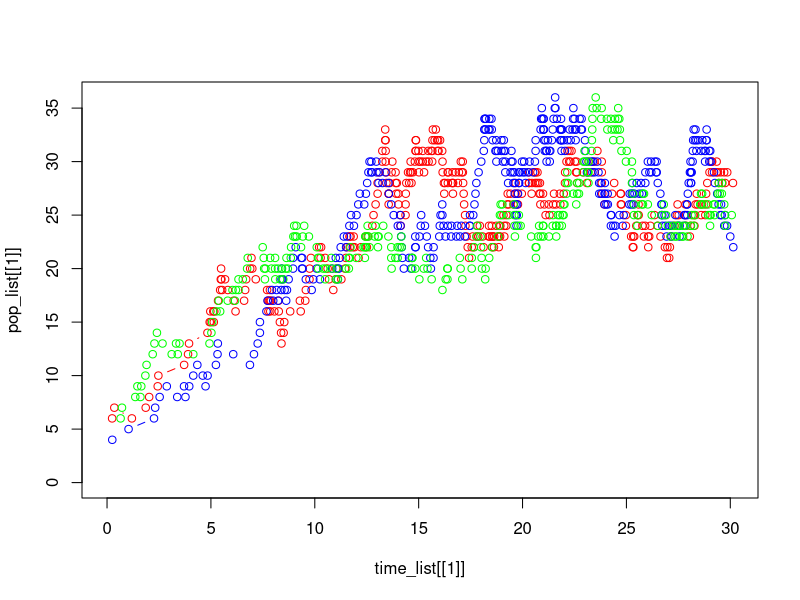

This figure's R source:
## ---- chunk 1
knitr::opts_chunk$set(echo = TRUE)
## ---- chunk 2

t <- 0
i <- 5
lambda_i <- (1/5)*i + 1
mu_i <- (1/100)*i^2

pop_list <- list()
time_list <- list()

for( j in seq(1:1000)){
  
  t <- 0
  i <- 5
  
  q <- 1
  
  event_vec <- numeric()
  time_vec <- numeric()
  
  while(t<30){
    
    lambda_i <- (1/5)*i + 1
    mu_i <- (1/100)*i^2
    gamma_i <- lambda_i + mu_i
    
    arrival <- rexp(1, gamma_i)
    t <- t + arrival
    time_vec[q] <- t
    
    birth <- rbinom(1, 1, lambda_i/gamma_i)
    
    if (birth == 1){
      i <- i + 1
      event_vec[q] <- i
      q <- q + 1
    } else {
      i <- i - 1
      event_vec[q] <- i
      q <- q + 1
    }
    
  }
  
  pop_list[[j]] <- event_vec
  time_list[[j]] <- time_vec
  
  
}
# plot.new()
# plot.window( c(0,max( time_list[[1]] ) ) , c(0, max( pop_list[[1]], pop_list[[2]],pop_list[[3]] ) ) )
plot(time_list[[1]], pop_list[[1]], col = "red", type = "b", xlim = c(0,max( time_list[[1]] ) ), ylim = c(0, max( pop_list[[1]], pop_list[[2]],pop_list[[3]] ) ))
points(time_list[[2]], pop_list[[2]], col = "blue", type = "b")
points(time_list[[3]], pop_list[[3]], col = "green", type = "b")






## ---- chunk 3

max_vec <- NULL

for (i in seq(1:length(pop_list))){
  
  max_vec[i] <- (max(pop_list[[i]]) > 40)
  
}

mean(max_vec)
